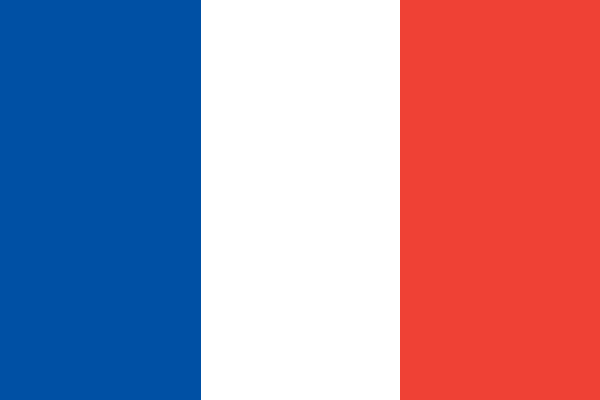
Frame 1 (no input)
Frame 60 (the mouse pressed at the canvas centre just before this capture): identical to frame 1, image omitted
Frame 120 (the mouse held since frame 60 and released just before this capture): identical to frame 1, image omitted

The Processing sketch that drew this single still picture (run headless with seeded random() and noise(); from frame 60 on, the mouse is pressed at the canvas centre):

// Processing sketch: Object_3
// ── Object_3.pde
//Nama : Muhammad Aufa Asmawy
//NIN  : 20523235

void setup() {
  size(600, 400);
  background(#ffffff);
}

void draw() {
  stroke(#0050a4);
  fill(#0050a4);
  rect(0, 0, 200, 400);
  
  stroke(#ef4135);
  fill(#ef4135);
  rect(400, 0, 200, 400);
}
